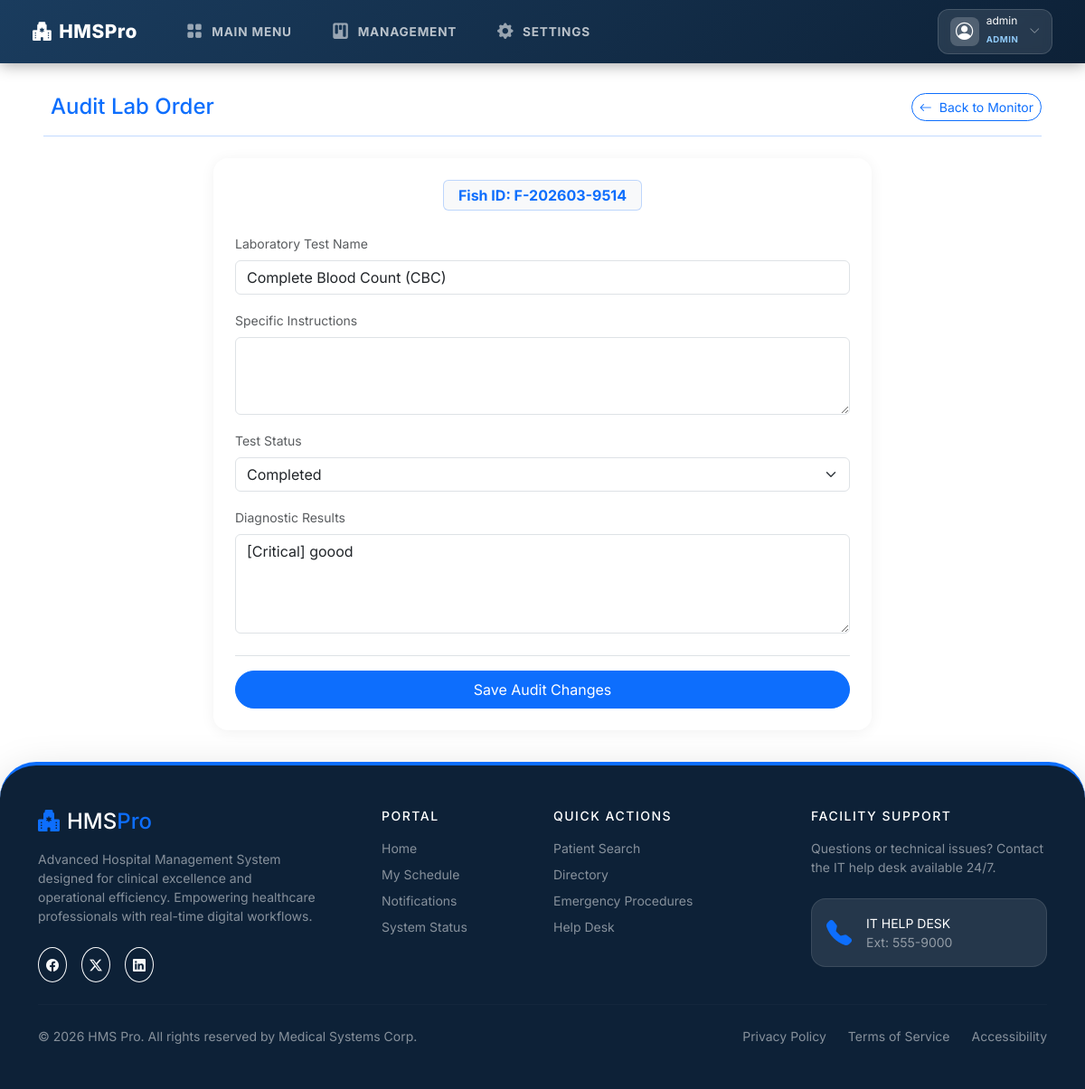
The app's page /lab/order/2/edit/ (signed in) with its own data.
### accounts/models.py (models this page shows, shortened)
class CustomUser(AbstractUser):
    ROLE_CHOICES = [
        ('Doctor', 'Doctor'),
        ('Reception', 'Reception'),
        ('Lab', 'Laboratory Staff'),
        ('Pharmacy', 'Pharmacist'),
        ('Payments', 'Billing Staff'),
        ('Nurse', 'Nurse'),
        ('WardManager', 'Ward Manager'),
        ('Admin', 'Administrator'),
    ]
    email = models.EmailField(unique=True)
    first_name = models.CharField(max_length=50)
    last_name = models.CharField(max_length=50)
    role = models.CharField(max_length=20, choices=ROLE_CHOICES, verbose_name="Select Role")
    phone = models.CharField(max_length=15, blank=True, null=True)
    address = models.TextField(blank=True, null=True)
    is_on_duty = models.BooleanField(default=True)
    schedule = models.CharField(max_length=100, blank=True, null=True) # e.g. Mon-Fri 08:00-16:00
    created_at = models.DateTimeField(default=timezone.now, editable=False)
    updated_at = models.DateTimeField(auto_now=True)
    employee_id = models.CharField(max_length=20, blank=True, null=True)  # Staff ID
    department = models.CharField(max_length=50, blank=True, null=True)   # e.g., Cardiology, Pharmacy
    profile_photo = models.ImageField(upload_to='profile_photos/', blank=True, null=True)

### lab/models.py (models this page shows, shortened)
class LabOrder(models.Model):
    LAB_STATUS = [
        ('Pending', 'Pending'),
        ('Sample Collected', 'Sample Collected'),
        ('Processing', 'Processing'),
        ('Completed', 'Completed'),
        ('Cancelled', 'Cancelled'),
    ]
    visit = models.ForeignKey(PatientVisit, on_delete=models.CASCADE, related_name='lab_orders')
    test_name = models.CharField(max_length=200)
    instructions = models.TextField(blank=True, null=True)
    status = models.CharField(max_length=20, choices=LAB_STATUS, default='Pending')
    results = models.TextField(blank=True, null=True)
    created_at = models.DateTimeField(auto_now_add=True)
    updated_at = models.DateTimeField(auto_now=True)

### reception/models.py (models this page shows, shortened)
class PatientVisit(models.Model):
    STATUS_CHOICES = [
        ('Waiting', 'Waiting for Doctor'),
        ('Consulting', 'In Consultation'),
        ('Lab', 'In Laboratory'),
        ('Pharmacy', 'In Pharmacy'),
        ('Admitted', 'Admitted'),
        ('Billing', 'Waiting for Payment'),
        ('Discharged', 'Discharged'),
    ]
    PRIORITY_CHOICES = [
        ('Normal', 'Normal'),
        ('Urgent', 'Urgent'),
        ('Emergency', 'Emergency'),
    ]
    DEPARTMENT_CHOICES = [
        ('General OPD', 'General OPD'),
        ('Cardiology', 'Cardiology'),
        ('Neurology', 'Neurology'),
        ('Pediatrics', 'Pediatrics'),
        ('Maternity', 'Maternity'),
        ('Orthopedics', 'Orthopedics'),
        ('Internal Medicine', 'Internal Medicine'),
        ('Surgery', 'Surgery'),
        ('Dental', 'Dental'),
        ('Eye Clinic', 'Eye Clinic'),
        ('ENT', 'ENT (Ear, Nose, Throat)'),
        ('Oncology', 'Oncology'),
        ('Emergency', 'Emergency Room (ER)'),
    ]
    fish_id = models.CharField(max_length=20, unique=True, editable=False)
    patient = models.ForeignKey(Patient, on_delete=models.CASCADE, related_name='visits')
    assigned_doctor = models.ForeignKey(
        settings.AUTH_USER_MODEL,
        on_delete=models.SET_NULL,
        null=True,
        blank=True,
        related_name='assigned_patients',
        limit_choices_to={'role': 'Doctor'}
    )
    department = models.CharField(max_length=100, choices=DEPARTMENT_CHOICES, default='General OPD')
    status = models.CharField(max_length=20, choices=STATUS_CHOICES, default='Waiting')
    priority = models.CharField(max_length=20, choices=PRIORITY_CHOICES, default='Normal')
    created_at = models.DateTimeField(auto_now_add=True)
    updated_at = models.DateTimeField(auto_now=True)

### lab/views.py (the view)
        def wrapper(request, *args, **kwargs):
            if not request.user.is_authenticated:
                return redirect('login')
            if request.user.role not in role_names and not request.user.is_superuser:
                messages.error(request, f'Access denied. This area is for {role_names} staff only.')
                return redirect('redirect_dashboard')
            return view_func(request, *args, **kwargs)

### lab/forms.py
class LabOrderForm(forms.ModelForm):
    class Meta:
        model = LabOrder
        fields = ['visit', 'test_name', 'instructions', 'status', 'results']
        widgets = {
            'visit': forms.Select(attrs={'class': 'form-select'}),
            'test_name': forms.TextInput(attrs={'class': 'form-control'}),
            'instructions': forms.Textarea(attrs={'class': 'form-control', 'rows': 3}),
            'status': forms.Select(attrs={'class': 'form-select'}),
            'results': forms.Textarea(attrs={'class': 'form-control', 'rows': 4}),
        }

### lab/views.py (called while the page is built)
def role_required(role_names):
    if isinstance(role_names, str):
        role_names = [role_names]
    def decorator(view_func):
        def wrapper(request, *args, **kwargs):
            if not request.user.is_authenticated:
                return redirect('login')
            if request.user.role not in role_names and not request.user.is_superuser:
                messages.error(request, f'Access denied. This area is for {role_names} staff only.')
                return redirect('redirect_dashboard')
            return view_func(request, *args, **kwargs)
        return wrapper
    return decorator

@login_required
@role_required(['Lab', 'Admin'])
def edit_lab_order(request, pk):
    order = get_object_or_404(LabOrder, pk=pk)
    if request.method == 'POST':
        form = LabOrderForm(request.POST, instance=order)
        if form.is_valid():
            form.save()
            messages.success(request, f'Lab Order #{order.id} updated.')
            return redirect('lab_monitor')
    else:
        form = LabOrderForm(instance=order)
    return render(request, 'lab/edit_order.html', {
        'form': form,
        'order': order,
        'page_title': 'Audit Lab Order'
    })

### templates/lab/edit_order.html (shortened to what this page needs)
{% extends 'base.html' %}
{% block content %}
<div class="d-flex align-items-center justify-content-between mb-4 pb-3 border-bottom border-primary border-opacity-25 mt-2">
    <h4 class="fw-800 text-primary mb-0">{{ page_title }}</h4>
    <a href="{% url 'lab_monitor' %}" class="btn btn-outline-primary btn-sm rounded-pill fw-700">
        <i class="bi bi-arrow-left me-1"></i> Back to Monitor
    </a>
</div>
<div class="row justify-content-center">
    <div class="col-lg-8">
        <div class="hms-card">
            <div class="card-body p-4">
                <form method="POST">
                    <div class="mb-4 text-center">
                        <span class="badge bg-light text-primary border border-primary border-opacity-25 p-2 px-3 fs-6">
                            Fish ID: {{ order.visit.fish_id }}
                        </span>
                    </div>
                    <div class="mb-3">
                        <label class="form-label fw-800 small text-muted">Laboratory Test Name</label>
                        {{ form.test_name }}
                    </div>
                    <div class="mb-3">
                        <label class="form-label fw-800 small text-muted">Specific Instructions</label>
                        {{ form.instructions }}
                    </div>
                    <div class="mb-3">
                        <label class="form-label fw-800 small text-muted">Test Status</label>
                        {{ form.status }}
                    </div>
                    <div class="mb-4">
                        <label class="form-label fw-800 small text-muted">Diagnostic Results</label>
                        {{ form.results }}
                    </div>
                    <div class="pt-3 border-top">
                        <button type="submit" class="btn btn-primary w-100 fw-800 rounded-pill py-2">Save Audit Changes</button>
                    </div>
                </form>
            </div>
        </div>
    </div>
</div>
{% endblock %}

### templates/base.html (shortened to what this page needs)
<!DOCTYPE html>
<html lang="en">
<head>
  <link rel="stylesheet" href="https://cdn.jsdelivr.net/npm/bootstrap@5.3.3/dist/css/bootstrap.min.css">
  <link rel="stylesheet" href="https://cdn.jsdelivr.net/npm/bootstrap-icons@1.11.3/font/bootstrap-icons.min.css">
</head>
<body class="{% block body_class %}{% endblock %}">
<nav class="navbar hms-navbar fixed-top">
  <div class="container-fluid d-flex align-items-center justify-content-between">
    <div class="d-flex align-items-center">
      <a class="navbar-brand" href="{% url 'home' %}">
        <i class="bi bi-hospital-fill me-2"></i>HMS<span>Pro</span>
      </a>
      {% include 'includes/nav_links.html' %}
    </div>
    <div class="d-flex align-items-center gap-2">
      {% if user.is_authenticated %}
        <div class="dropdown">
          <button class="profile-angle-btn d-flex align-items-center gap-2" data-bs-toggle="dropdown">
            <div class="profile-avatar">
              <i class="bi bi-person-circle"></i>
            </div>
            <div class="profile-info d-none d-sm-block text-start">
              <span class="d-block fw-800 text-white lh-1" style="font-size: 0.75rem;">{{ user.get_full_name|default:user.username }}</span>
              <span class="badge-role-mini">{{ user.role|default:"Staff" }}</span>
            </div>
            <i class="bi bi-chevron-down text-white fs-xs opacity-50 ms-1"></i>
          </button>
        </div>
      {% else %}
        <a href="{% url 'login' %}" class="btn btn-sm btn-primary fw-700 px-3 rounded-pill">
          <i class="bi bi-lock-fill me-1"></i>Secure Login
        </a>
      {% endif %}
    </div>
  </div>
</nav>
<div class="hms-main" style="margin-top:60px;">
  {% block content %}{% endblock %}
</div>
{% include 'footer.html' %}
</body>
</html>

### templates/base.html (style rules this page uses)
:root { --hms-primary: #1a3c5e; --hms-accent: #2196f3; --hms-light-bg: #ffffff; --sidebar-w: 260px; }
* { font-family: 'Inter', sans-serif; }
body { background: var(--hms-light-bg); min-height: 100vh; }
.hms-navbar { background: linear-gradient(135deg, var(--hms-primary) 0%, #0d2137 100%); box-shadow: 0 2px 16px rgba(0,0,0,.35); padding: .6rem 1.5rem; }
.hms-navbar .navbar-brand { font-weight: 800; font-size: 1.3rem; color: #fff !important; letter-spacing: .5px; }
.hms-navbar .navbar-brand span { color: var(--hms-teal); }
.hms-main { padding: 2.2rem 3rem; min-height: calc(100vh - 60px); transition: all 0.3s ease; }
.hms-card { border: none; border-radius: 16px; box-shadow: 0 2px 16px rgba(0,0,0,.06); background: #fff; overflow: hidden; }
.hms-card .card-body { padding: 1.3rem 1.5rem; }
.profile-angle-btn { background: rgba(255, 255, 255, 0.1); border: 1px solid rgba(255, 255, 255, 0.15); border-radius: 12px; padding: 0.4rem 0.8rem; transition: all 0.25s ease; backdrop-filter: blur(5px); }
.profile-avatar { width: 32px; height: 32px; background: rgba(255, 255, 255, 0.2); border-radius: 8px; display: flex; align-items: center; justify-content: center; color: #fff; font-size: 1.2rem; }
.badge-role-mini { font-size: 0.6rem; font-weight: 700; color: #90caf9; text-transform: uppercase; letter-spacing: 0.5px; }
.fs-xs { font-size: 0.75rem; }

### records on screen
CustomUser: get_full_name "admin", role "ADMIN"
LabOrder: visit.fish_id "F-202603-9514", test_name "Complete Blood Count (CBC)", status "Completed", results "[Critical] goood"

### other values on screen
{{ page_title }} "Audit Lab Order"
